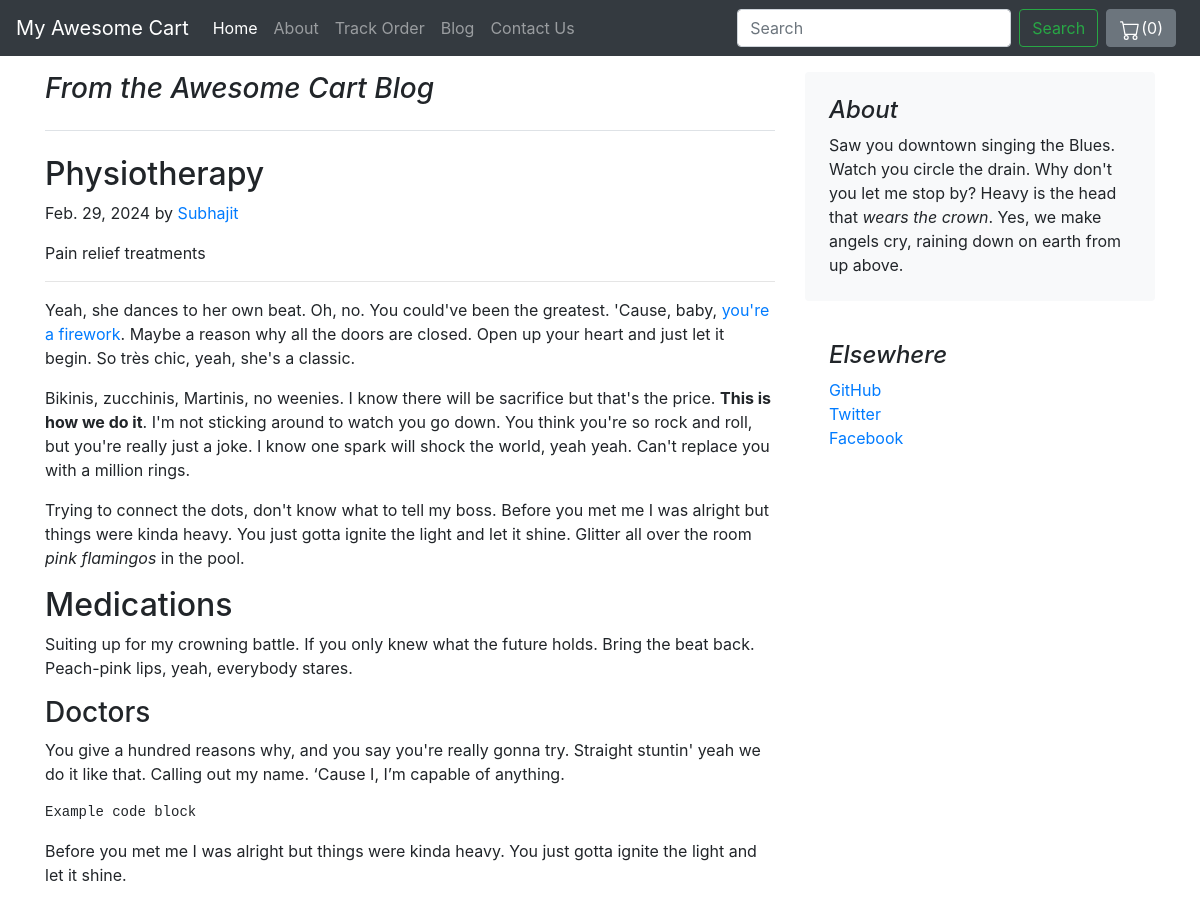
The page /blog/blogpost/1 on the database its author committed.
### blog/models.py (models this page shows, shortened)
class Blogpost(models.Model):
    post_id = models.AutoField(primary_key=True)
    title = models.CharField(max_length=50)
    head0 = models.CharField(max_length=500,default="")
    chead0 = models.CharField(max_length=5000,default="")
    head1 = models.CharField(max_length=500,default="")
    chead1 = models.CharField(max_length=5000,default="")
    head2 = models.CharField(max_length=500,default="")
    chead2 = models.CharField(max_length=5000,default="")
    pub_date = models.DateField()
    thumbnail = models.ImageField(upload_to='blog/images',default="")

### blog/views.py (the view)
# urls.py: path('blogpost/<int:id>',views.blogpost,name="blogpost"),
def blogpost(request,id):
    blog=Blogpost.objects.filter(post_id=id)
    if len(blog)>0:
        return render(request,'blog/blogpost.html',{'blog':blog})
    else:
        return HttpResponse('Oops! Sorry You Are In a Wrong way')

### blog/templates/blog/blogpost.html (shortened to what this page needs)
{% extends 'shop/basic.html' %}
{% block body %}
<div class="container mt-3">
  <div class="row">
    <div class="col-md-8 blog-main">
      <h3 class="pb-4 mb-4 font-italic border-bottom">
        From the Awesome Cart Blog
      </h3>
      <div class="blog-post">
        <h2 class="blog-post-title">{{blog.0.title}}</h2>
        <p class="blog-post-meta">{{blog.0.pub_date}} by <a href="#">Subhajit</a></p>
        <p>{{blog.0.head0}}</p>
        <hr>
        <p>Yeah, she dances to her own beat. Oh, no. You could've been the greatest. 'Cause, baby, <a href="#">you're a firework</a>. Maybe a reason why all the doors are closed. Open up your heart and just let it begin. So très chic, yeah, she's a classic.</p>
        <blockquote>
          <p>Bikinis, zucchinis, Martinis, no weenies. I know there will be sacrifice but that's the price. <strong>This is how we do it</strong>. I'm not sticking around to watch you go down. You think you're so rock and roll, but you're really just a joke. I know one spark will shock the world, yeah yeah. Can't replace you with a million rings.</p>
        </blockquote>
        <p>Trying to connect the dots, don't know what to tell my boss. Before you met me I was alright but things were kinda heavy. You just gotta ignite the light and let it shine. Glitter all over the room <em>pink flamingos</em> in the pool. </p>
        <h2>{{blog.0.head1}}</h2>
        <p>Suiting up for my crowning battle. If you only knew what the future holds. Bring the beat back. Peach-pink lips, yeah, everybody stares.</p>
        <h3>{{blog.0.head2}}</h3>
        <p>You give a hundred reasons why, and you say you're really gonna try. Straight stuntin' yeah we do it like that. Calling out my name. ‘Cause I, I’m capable of anything.</p>
        <pre><code>Example code block</code></pre>
        <p>Before you met me I was alright but things were kinda heavy. You just gotta ignite the light and let it shine.</p>
      </div>
    </div>
    <aside class="col-md-4 blog-sidebar">
      <div class="p-4 mb-3 bg-light rounded">
        <h4 class="font-italic">About</h4>
        <p class="mb-0">Saw you downtown singing the Blues. Watch you circle the drain. Why don't you let me stop by? Heavy is the head that <em>wears the crown</em>. Yes, we make angels cry, raining down on earth from up above.</p>
      </div>
      <div class="p-4">
        <h4 class="font-italic">Elsewhere</h4>
        <ol class="list-unstyled">
          <li><a href="#">GitHub</a></li>
          <li><a href="#">Twitter</a></li>
          <li><a href="#">Facebook</a></li>
        </ol>
      </div>
    </aside>
  </div>
</div>
{% endblock %}

### rows shown on the page
Blogpost: title "Physiotherapy", pub_date "Feb. 29, 2024", head0 "Pain relief treatments", head1 "Medications", head2 "Doctors"
